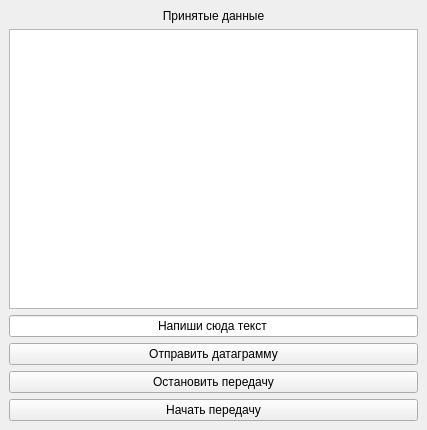
<?xml version="1.0" encoding="UTF-8"?>
<ui version="4.0">
 <class>MainWindow</class>
 <widget class="QMainWindow" name="MainWindow">
  <property name="geometry">
   <rect>
    <x>0</x>
    <y>0</y>
    <width>427</width>
    <height>430</height>
   </rect>
  </property>
  <property name="windowTitle">
   <string>MainWindow</string>
  </property>
  <widget class="QWidget" name="centralwidget">
   <layout class="QVBoxLayout" name="verticalLayout">
    <item>
     <widget class="QLabel" name="lb_receiveData">
      <property name="text">
       <string>Принятые данные</string>
      </property>
      <property name="alignment">
       <set>Qt::AlignmentFlag::AlignCenter</set>
      </property>
     </widget>
    </item>
    <item>
     <widget class="QTextEdit" name="te_result"/>
    </item>
    <item>
     <widget class="QLineEdit" name="te_data_">
      <property name="text">
       <string>Напиши сюда текст</string>
      </property>
      <property name="alignment">
       <set>Qt::AlignmentFlag::AlignCenter</set>
      </property>
     </widget>
    </item>
    <item>
     <widget class="QPushButton" name="pb_send_data_">
      <property name="text">
       <string>Отправить датаграмму</string>
      </property>
     </widget>
    </item>
    <item>
     <widget class="QPushButton" name="pb_stop">
      <property name="text">
       <string>Остановить передачу</string>
      </property>
     </widget>
    </item>
    <item>
     <widget class="QPushButton" name="pb_start">
      <property name="text">
       <string>Начать передачу</string>
      </property>
     </widget>
    </item>
   </layout>
  </widget>
 </widget>
 <resources/>
 <connections/>
</ui>
